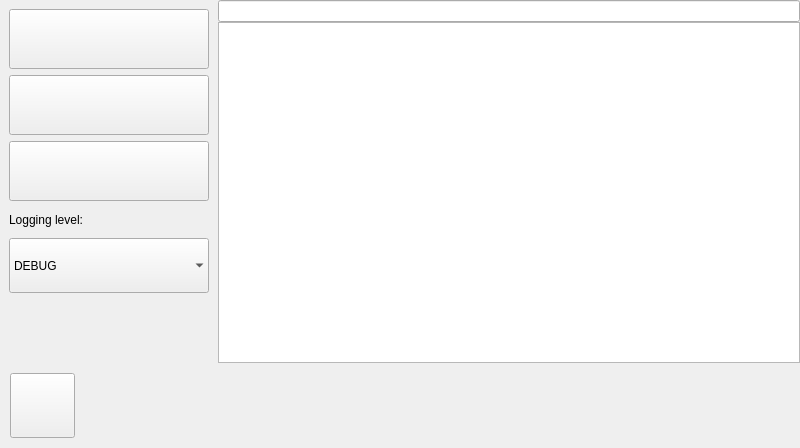
<?xml version="1.0" encoding="UTF-8"?>
<ui version="4.0">
 <class>DebugPage</class>
 <widget class="QWidget" name="DebugPage">
  <property name="geometry">
   <rect>
    <x>0</x>
    <y>0</y>
    <width>800</width>
    <height>448</height>
   </rect>
  </property>
  <property name="maximumSize">
   <size>
    <width>800</width>
    <height>448</height>
   </size>
  </property>
  <property name="windowTitle">
   <string>ControlWindow</string>
  </property>
  <layout class="QVBoxLayout" name="verticalLayout_2">
   <property name="spacing">
    <number>0</number>
   </property>
   <property name="leftMargin">
    <number>0</number>
   </property>
   <property name="topMargin">
    <number>0</number>
   </property>
   <property name="rightMargin">
    <number>0</number>
   </property>
   <property name="bottomMargin">
    <number>0</number>
   </property>
   <item>
    <layout class="QHBoxLayout" name="horizontalLayout_2">
     <item>
      <widget class="QWidget" name="LeftBar" native="true">
       <layout class="QVBoxLayout" name="verticalLayout_6">
        <property name="spacing">
         <number>6</number>
        </property>
        <property name="bottomMargin">
         <number>9</number>
        </property>
        <item>
         <widget class="QPushButton" name="w_pushbutton_add_marker">
          <property name="sizePolicy">
           <sizepolicy hsizetype="Preferred" vsizetype="Maximum">
            <horstretch>0</horstretch>
            <verstretch>0</verstretch>
           </sizepolicy>
          </property>
          <property name="minimumSize">
           <size>
            <width>160</width>
            <height>60</height>
           </size>
          </property>
          <property name="maximumSize">
           <size>
            <width>16777215</width>
            <height>16777215</height>
           </size>
          </property>
          <property name="text">
           <string/>
          </property>
          <property name="icon">
           <iconset resource="img.qrc">
            <normaloff>:/img/img/Add_Log_Marker.png</normaloff>:/img/img/Add_Log_Marker.png</iconset>
          </property>
          <property name="iconSize">
           <size>
            <width>120</width>
            <height>60</height>
           </size>
          </property>
         </widget>
        </item>
        <item>
         <widget class="QPushButton" name="w_pushbutton_copy_log">
          <property name="sizePolicy">
           <sizepolicy hsizetype="Preferred" vsizetype="Maximum">
            <horstretch>0</horstretch>
            <verstretch>0</verstretch>
           </sizepolicy>
          </property>
          <property name="minimumSize">
           <size>
            <width>160</width>
            <height>60</height>
           </size>
          </property>
          <property name="maximumSize">
           <size>
            <width>16777215</width>
            <height>16777215</height>
           </size>
          </property>
          <property name="text">
           <string/>
          </property>
          <property name="icon">
           <iconset resource="img.qrc">
            <normaloff>:/img/img/Copy_Log_files.png</normaloff>:/img/img/Copy_Log_files.png</iconset>
          </property>
          <property name="iconSize">
           <size>
            <width>120</width>
            <height>60</height>
           </size>
          </property>
         </widget>
        </item>
        <item>
         <widget class="QPushButton" name="w_pushbutton_send_fake_ack">
          <property name="sizePolicy">
           <sizepolicy hsizetype="Preferred" vsizetype="Maximum">
            <horstretch>0</horstretch>
            <verstretch>0</verstretch>
           </sizepolicy>
          </property>
          <property name="minimumSize">
           <size>
            <width>160</width>
            <height>60</height>
           </size>
          </property>
          <property name="maximumSize">
           <size>
            <width>16777215</width>
            <height>16777215</height>
           </size>
          </property>
          <property name="text">
           <string/>
          </property>
          <property name="icon">
           <iconset resource="img.qrc">
            <normaloff>:/img/img/Send_Fake_ACK.png</normaloff>:/img/img/Send_Fake_ACK.png</iconset>
          </property>
          <property name="iconSize">
           <size>
            <width>120</width>
            <height>60</height>
           </size>
          </property>
         </widget>
        </item>
        <item>
         <widget class="QLabel" name="logging_label">
          <property name="sizePolicy">
           <sizepolicy hsizetype="Preferred" vsizetype="Maximum">
            <horstretch>0</horstretch>
            <verstretch>0</verstretch>
           </sizepolicy>
          </property>
          <property name="minimumSize">
           <size>
            <width>0</width>
            <height>25</height>
           </size>
          </property>
          <property name="text">
           <string>Logging level:</string>
          </property>
         </widget>
        </item>
        <item>
         <widget class="QComboBox" name="w_combobox_debuglevel">
          <property name="sizePolicy">
           <sizepolicy hsizetype="Preferred" vsizetype="Maximum">
            <horstretch>0</horstretch>
            <verstretch>0</verstretch>
           </sizepolicy>
          </property>
          <property name="minimumSize">
           <size>
            <width>0</width>
            <height>55</height>
           </size>
          </property>
          <property name="frame">
           <bool>false</bool>
          </property>
          <item>
           <property name="text">
            <string>DEBUG</string>
           </property>
          </item>
          <item>
           <property name="text">
            <string>INFO</string>
           </property>
          </item>
         </widget>
        </item>
        <item>
         <spacer name="verticalSpacer">
          <property name="orientation">
           <enum>Qt::Vertical</enum>
          </property>
          <property name="sizeHint" stdset="0">
           <size>
            <width>20</width>
            <height>40</height>
           </size>
          </property>
         </spacer>
        </item>
        <item>
         <spacer name="horizontalSpacer_2">
          <property name="orientation">
           <enum>Qt::Horizontal</enum>
          </property>
          <property name="sizeType">
           <enum>QSizePolicy::Fixed</enum>
          </property>
          <property name="sizeHint" stdset="0">
           <size>
            <width>200</width>
            <height>20</height>
           </size>
          </property>
         </spacer>
        </item>
       </layout>
      </widget>
     </item>
     <item>
      <layout class="QVBoxLayout" name="verticalLayout">
       <item>
        <widget class="QLineEdit" name="w_lineedit_message"/>
       </item>
       <item>
        <widget class="QTextBrowser" name="w_message_text">
         <property name="sizePolicy">
          <sizepolicy hsizetype="Fixed" vsizetype="Expanding">
           <horstretch>0</horstretch>
           <verstretch>0</verstretch>
          </sizepolicy>
         </property>
         <property name="maximumSize">
          <size>
           <width>115200</width>
           <height>1000</height>
          </size>
         </property>
        </widget>
       </item>
      </layout>
     </item>
    </layout>
   </item>
   <item>
    <widget class="QWidget" name="BottomBar" native="true">
     <layout class="QHBoxLayout" name="horizontalLayout_3">
      <property name="leftMargin">
       <number>10</number>
      </property>
      <property name="topMargin">
       <number>10</number>
      </property>
      <property name="rightMargin">
       <number>10</number>
      </property>
      <property name="bottomMargin">
       <number>10</number>
      </property>
      <item>
       <widget class="QPushButton" name="Back">
        <property name="sizePolicy">
         <sizepolicy hsizetype="Maximum" vsizetype="Maximum">
          <horstretch>0</horstretch>
          <verstretch>0</verstretch>
         </sizepolicy>
        </property>
        <property name="minimumSize">
         <size>
          <width>65</width>
          <height>65</height>
         </size>
        </property>
        <property name="maximumSize">
         <size>
          <width>16777215</width>
          <height>16777215</height>
         </size>
        </property>
        <property name="focusPolicy">
         <enum>Qt::NoFocus</enum>
        </property>
        <property name="text">
         <string/>
        </property>
        <property name="icon">
         <iconset resource="img.qrc">
          <normaloff>:/img/img/Small_arrow.png</normaloff>:/img/img/Small_arrow.png</iconset>
        </property>
        <property name="iconSize">
         <size>
          <width>55</width>
          <height>55</height>
         </size>
        </property>
       </widget>
      </item>
      <item>
       <spacer name="horizontalSpacer">
        <property name="orientation">
         <enum>Qt::Horizontal</enum>
        </property>
        <property name="sizeType">
         <enum>QSizePolicy::Expanding</enum>
        </property>
        <property name="sizeHint" stdset="0">
         <size>
          <width>282</width>
          <height>40</height>
         </size>
        </property>
       </spacer>
      </item>
     </layout>
    </widget>
   </item>
  </layout>
 </widget>
 <resources>
  <include location="img.qrc"/>
 </resources>
 <connections/>
</ui>
